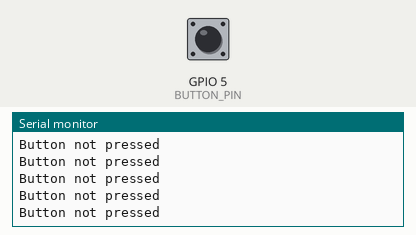
Recording of a sketch running on a simulated ESP32. Shown: the last lines printed to the serial monitor. Inputs (shaded band) come from the test bench; at power-on: GPIO 5 (BUTTON_PIN) HIGH.

Above: at 1.2 s.
1.3 s: GPIO 5 (BUTTON_PIN) pulled LOW for 0.15 s
4.4 s: GPIO 5 (BUTTON_PIN) pulled LOW for 1 s
At 4.58 s:
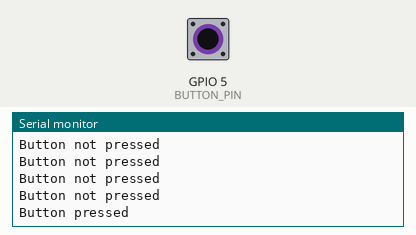
8.4 s: GPIO 5 (BUTTON_PIN) pulled LOW for 0.15 s
11.5 s: GPIO 5 (BUTTON_PIN) pulled LOW for 1 s
At 12.28 s:
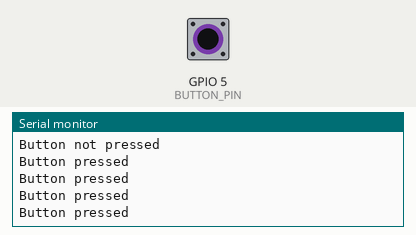
15.5 s: GPIO 5 (BUTTON_PIN) pulled LOW for 3.2 s
21.7 s: GPIO 5 (BUTTON_PIN) pulled LOW for 1 s
At 22.09 s:
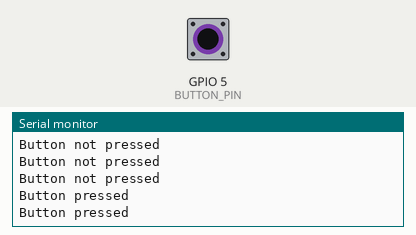

Measured:
- after the input at 4.4 s, the serial monitor: prints a new line at once (image 1)
- after the input at 11.5 s, the serial monitor: prints a new line at once (image 2)
- after the input at 21.7 s, the serial monitor: prints a new line at once (image 3)

The sketch:

Transmitter_ESP32_Button.ino
```cpp
#define RXp2 16
#define TXp2 17
#define BUTTON_PIN 5

void setup() {
  Serial.begin(9600);
  Serial2.begin(115200, SERIAL_8N1, RXp2, TXp2); // Hardware Serial of ESP32

  pinMode(BUTTON_PIN, INPUT_PULLUP);
}

void loop() {
  int buttonState = digitalRead(BUTTON_PIN);

  if (buttonState == LOW) { // Button pressed
    Serial.println("Button pressed");
    Serial2.write('a'); // Send 'a' character
    delay(200); // Debounce delay
  }
  else {
    Serial.println("Button not pressed");
    Serial2.write('A'); // Send 'A' character
  }
}
```
